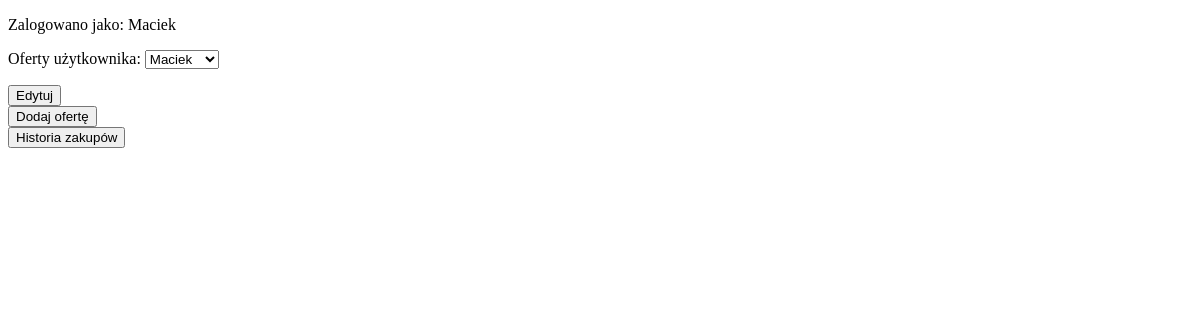
The app's page /lista.php (signed in), older data.
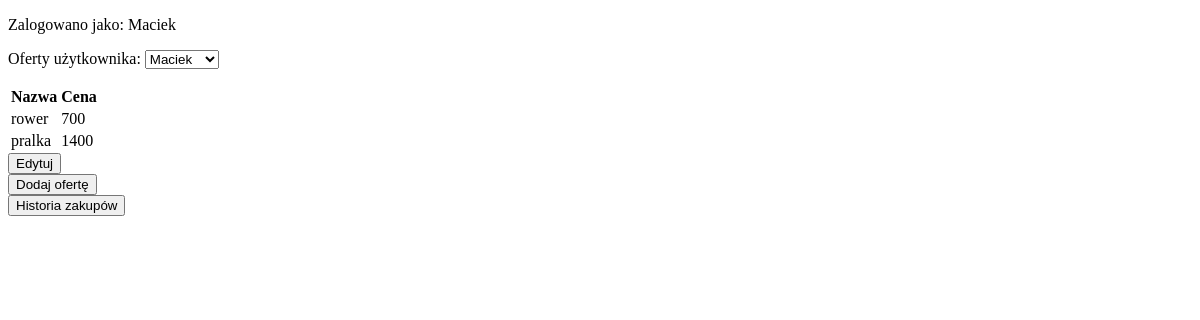
The same page, newer data.
### tables this page shows
CREATE TABLE `list` (
  `id` int(11) NOT NULL,
  `user_id` int(11) NOT NULL,
  `name` varchar(45) NOT NULL,
  `price` int(11) NOT NULL,
  `state` int(11) DEFAULT NULL
);

### lista.php (the view, shortened to what this page needs)
<!DOCTYPE html>
<html lang="pl">
    <head>
        <?php
            $con = new mysqli("localhost","root","","mydb");
            $sql = "SELECT id, user_id AS u_id, name, price, state FROM list";
            $sql2 = "SELECT id, login FROM users";
            $res = $con->query($sql);
            $res2 = $con->query($sql2);
            $row = $res->fetch_all(MYSQLI_ASSOC);
            $row2 = $res2->fetch_all(MYSQLI_ASSOC);
        ?>
    </head>
    <body>
        <p>
            Zalogowano jako: <?php echo $_SESSION['login']?>
        </p>
        <form method="GET">
            Oferty użytkownika:
            <select name='konto' onchange='this.form.submit()'>
                <?php
                    for($i=0;$i<count($row2);$i++)
                    {
                        if($_GET['konto']==$row2[$i]['id'])
                            echo "<option name='konto' value=".$row2[$i]['id']."> ".$row2[$i]['login']." </option>";
                    }
                ?>
            </select>
        </form>
        <p>
            <?php
                $spr=1;
                for($i=0;$i<count($row);$i++)
                {
                    if($_GET['konto']==$row[$i]['u_id'] && $row[$i]['state'] < 0)
                    {
                        if($spr==1)
                        {
                            echo "<table><tr><th>Nazwa</th><th>Cena</th></tr>";
                            $spr=0;
                        }
                        echo "<tr><td>".$row[$i]['name']."</td>";
                        echo "<td>".$row[$i]['price']."</td>";
                    }
                    elseif($i==count($row)-1 && $spr==1)
                    {
                        echo " brak";
                        break;
                    }
                }
                echo "</table>";
                if($_GET['konto']==$_SESSION['id'])
                {
                    echo "<form action='edycja.php' method='POST'>";
                    echo "<button type='submit'>Edytuj</button>";
                    echo "</form>";
                    echo "<form action='dodanie.php' method='POST'>";
                    echo "<button type='submit'>Dodaj ofertę</button>";
                    echo "</form>";
                    echo "<form action='historia.php' method='POST'>";
                    echo "<button type='submit'>Historia zakupów</button>";
                    echo "</form>";
                }
            ?>
        </p>
    </body>
</html>

Row changes from the older to the newer data that the page shows:
added list: shows "Nazwa", name "rower", price "700"
added list: name "pralka", price "1400"
